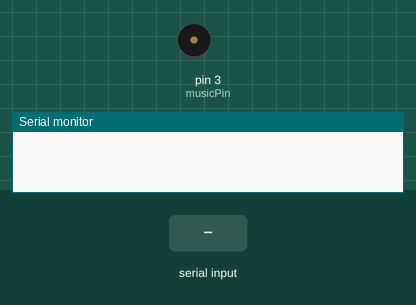
Simulated run of this sketch. Board: Arduino Uno, built with avr-gcc and run on an emulated ATmega328P. Parts: buzzer (waves = sounding), the last lines printed to the serial monitor. Inputs (shaded band) come from the test bench.

Above: at 1.2 s.
1.3 s: "2\n" received over Serial
At 1.7 s:
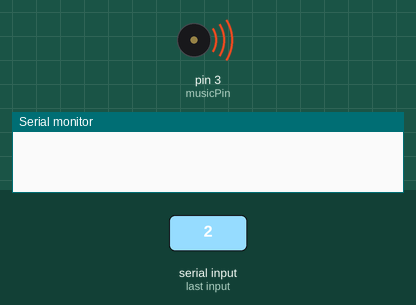
3.9 s: "30,150\n" received over Serial
At 6.7 s:
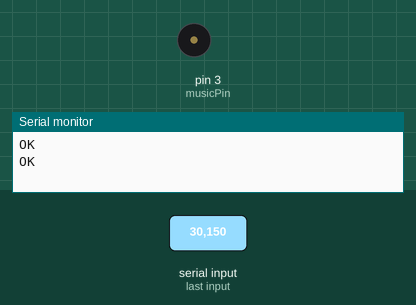
6.9 s: "1\n" received over Serial
At 7.06 s:
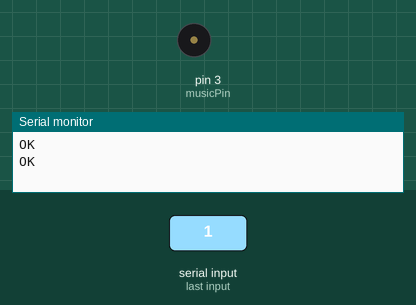
Timing chart, 0 to 15.3 s (numbered marks = the images above; inputs shaded):
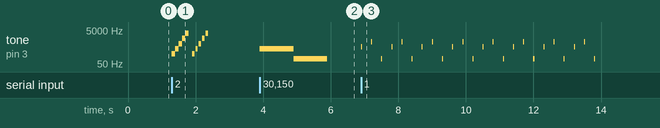

The sketch:

ggw_Arduino.ino
```cpp
#include "pitches.h"

#define musicPin 3

String inputString = "";
boolean stringComplete = false;
const int led = 13;

int timerSong[] = {NOTE_C5, NOTE_C6, NOTE_GS2,
                   NOTE_C5, NOTE_C6, NOTE_GS2,
                   NOTE_C5, NOTE_C6, NOTE_GS2,
                   NOTE_C5, NOTE_C6, NOTE_GS2,
                   NOTE_C5, NOTE_C6, NOTE_GS2,
                   NOTE_C5, NOTE_C6, NOTE_GS2,
                   NOTE_C5, NOTE_C6, NOTE_GS2,
                   NOTE_C5, NOTE_C6, NOTE_GS2,
                  };

int winSong[] = {200, 400, 800, 1600, 3200};
int loseSong[] = {400, 100};
boolean done = false;

void setup() {
  // initialize serial:
  Serial.begin(9600);
  // reserve 200 bytes for the inputString:
  inputString.reserve(200);
}

void loop() {
  serialEvent(); //call the function
  // print the string when a newline arrives:
  if (stringComplete) {
    inputString.trim();
    inputString = "";
    stringComplete = false;
    Serial.println("OK");
  }

  int n = inputString.toInt();
  playTone(n);


}

void serialEvent() {
  while (Serial.available()) {
    // get the new byte:
    char inChar = (char)Serial.read();
    // add it to the inputString:
    inputString += inChar;
    // if the incoming character is a newline, set a flag
    // so the main loop can do something about it:
    if (inChar == '\n') {
      stringComplete = true;
    }
  }
}

void playTone(int a) {
  int size;
  switch (a) {
    case 1:
      size = sizeof(timerSong) / sizeof(int);

      for (int i = 0; i < size; i++) {
        tone(3, timerSong[i], 30);
        delay(300);
      };
      break;

    case 2:
      size = sizeof(winSong) / sizeof(int);

      for (int i = 0; i < size; i++) {
        tone(3, winSong[i], 400 / i);
        delay(100);
      };
      delay(100);
      for (int i = 0; i < size; i++) {
        tone(3, winSong[i], 70);
        delay(100);
      };
      break;

    case 3:
     size = sizeof(loseSong) / sizeof(int);

      for (int i = 0; i < size; i++) {
        tone(3, loseSong[i], 1000 * i);
        delay(1000);
      };

      break;

    case 4:

      break;

    default:
      break;

  };

}
```

pitches.h
```cpp
#define NOTE_B0  31
#define NOTE_C1  33
#define NOTE_CS1 35
#define NOTE_D1  37
#define NOTE_DS1 39
#define NOTE_E1  41
#define NOTE_F1  44
#define NOTE_FS1 46
#define NOTE_G1  49
#define NOTE_GS1 52
#define NOTE_A1  55
#define NOTE_AS1 58
#define NOTE_B1  62
#define NOTE_C2  65
#define NOTE_CS2 69
#define NOTE_D2  73
#define NOTE_DS2 78
#define NOTE_E2  82
#define NOTE_F2  87
#define NOTE_FS2 93
#define NOTE_G2  98
#define NOTE_GS2 104
#define NOTE_A2  110
#define NOTE_AS2 117
#define NOTE_B2  123
#define NOTE_C3  131
#define NOTE_CS3 139
#define NOTE_D3  147
#define NOTE_DS3 156
#define NOTE_E3  165
#define NOTE_F3  175
#define NOTE_FS3 185
#define NOTE_G3  196
#define NOTE_GS3 208
#define NOTE_A3  220
#define NOTE_AS3 233
#define NOTE_B3  247
#define NOTE_C4  262
#define NOTE_CS4 277
#define NOTE_D4  294
#define NOTE_DS4 311
#define NOTE_E4  330
#define NOTE_F4  349
#define NOTE_FS4 370
#define NOTE_G4  392
#define NOTE_GS4 415
#define NOTE_A4  440
#define NOTE_AS4 466
#define NOTE_B4  494
#define NOTE_C5  523
#define NOTE_CS5 554
#define NOTE_D5  587
#define NOTE_DS5 622
#define NOTE_E5  659
#define NOTE_F5  698
#define NOTE_FS5 740
#define NOTE_G5  784
#define NOTE_GS5 831
#define NOTE_A5  880
#define NOTE_AS5 932
#define NOTE_B5  988
#define NOTE_C6  1047
#define NOTE_CS6 1109
#define NOTE_D6  1175
#define NOTE_DS6 1245
#define NOTE_E6  1319
#define NOTE_F6  1397
#define NOTE_FS6 1480
#define NOTE_G6  1568
#define NOTE_GS6 1661
#define NOTE_A6  1760
#define NOTE_AS6 1865
#define NOTE_B6  1976
#define NOTE_C7  2093
#define NOTE_CS7 2217
#define NOTE_D7  2349
#define NOTE_DS7 2489
#define NOTE_E7  2637
#define NOTE_F7  2794
#define NOTE_FS7 2960
#define NOTE_G7  3136
#define NOTE_GS7 3322
#define NOTE_A7  3520
#define NOTE_AS7 3729
#define NOTE_B7  3951
#define NOTE_C8  4186
#define NOTE_CS8 4435
#define NOTE_D8  4699
#define NOTE_DS8 4978
```

Measured:
- after the input at 1.3 s, tone on pin 3 (musicPin): plays 200 Hz for 0.10 s, 400 Hz for 0.10 s, 800 Hz for 0.10 s, 1600 Hz for 0.10 s, 3200 Hz for 0.10 s, 200 Hz for 0.07 s … (10 notes in this stretch), starting at once
- after the input at 3.9 s, tone on pin 3 (musicPin): silent → 400 Hz at once, → 100 Hz 1.0 s later, → silent 1.0 s later
- after the input at 6.9 s, tone on pin 3 (musicPin): silent → 523 Hz at once, then repeats every 0.90 s: silent 0.27 s, 1047 Hz 0.03 s, silent 0.27 s, 104 Hz 0.03 s, silent 0.27 s, 523 Hz 0.03 s, until it stays silent from 13.8 s
